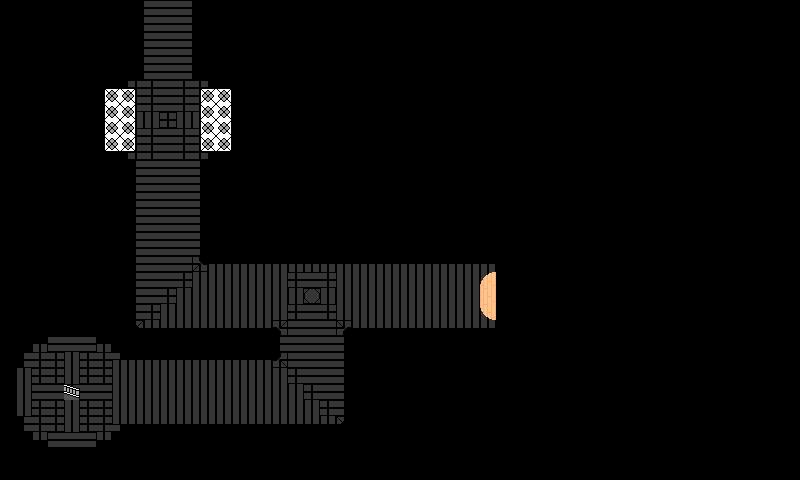

This is a level from a 2D game, rendered from its Tiled map with the project's own tilesets. A one-line summary and the complete map file follow:
An orthogonal 50x30 tile map with 16x16 px tiles, 2 tile layers (Tile Layer 1, Tile Layer 2), 3 tilesets.

<map version="1.10" tiledversion="1.10.1" orientation="orthogonal" renderorder="right-down" width="50" height="30" tilewidth="16" tileheight="16" infinite="0" nextlayerid="3" nextobjectid="1">
 <tileset firstgid="1" source="ground tlst6.tsx" />
 <tileset firstgid="55" source="building tileset1.tsx" />
 <tileset firstgid="143" source="ground tlst3.tsx" />
 <layer id="1" name="Tile Layer 1" width="50" height="30">
  <data encoding="csv">
0,0,0,0,0,0,0,0,0,21,21,21,0,0,0,0,0,0,0,0,0,0,0,0,0,0,0,0,0,0,0,0,0,0,0,0,0,0,0,0,0,0,0,0,0,0,0,0,0,0,
0,0,0,0,0,0,0,0,0,21,21,21,0,0,0,0,0,0,0,0,0,0,0,0,0,0,0,0,0,0,0,0,0,0,0,0,0,0,0,0,0,0,0,0,0,0,0,0,0,0,
0,0,0,0,0,0,0,0,0,21,21,21,0,0,0,0,0,0,0,0,0,0,0,0,0,0,0,0,0,0,0,0,0,0,0,0,0,0,0,0,0,0,0,0,0,0,0,0,0,0,
0,0,0,0,0,0,0,0,0,21,21,21,0,0,0,0,0,0,0,0,0,0,0,0,0,0,0,0,0,0,0,0,0,0,0,0,0,0,0,0,0,0,0,0,0,0,0,0,0,0,
0,0,0,0,0,0,0,0,0,0,0,0,0,0,0,0,0,0,0,0,0,0,0,0,0,0,0,0,0,0,0,0,0,0,0,0,0,0,0,0,0,0,0,0,0,0,0,0,0,0,
0,0,0,0,0,0,0,0,53,53,21,53,53,0,0,0,0,0,0,0,0,0,0,0,0,0,0,0,0,0,0,0,0,0,0,0,0,0,0,0,0,0,0,0,0,0,0,0,0,0,
0,0,0,0,0,0,0,0,53,53,21,53,53,0,0,0,0,0,0,0,0,0,0,0,0,0,0,0,0,0,0,0,0,0,0,0,0,0,0,0,0,0,0,0,0,0,0,0,0,0,
0,0,0,0,0,0,0,0,6,6,53,6,6,0,0,0,0,0,0,0,0,0,0,0,0,0,0,0,0,0,0,0,0,0,0,0,0,0,0,0,0,0,0,0,0,0,0,0,0,0,
0,0,0,0,0,0,0,0,53,53,21,53,53,0,0,0,0,0,0,0,0,0,0,0,0,0,0,0,0,0,0,0,0,0,0,0,0,0,0,0,0,0,0,0,0,0,0,0,0,0,
0,0,0,0,0,0,0,0,53,53,21,53,53,0,0,0,0,0,0,0,0,0,0,0,0,0,0,0,0,0,0,0,0,0,0,0,0,0,0,0,0,0,0,0,0,0,0,0,0,0,
0,0,0,0,0,0,0,0,29,21,21,21,28,0,0,0,0,0,0,0,0,0,0,0,0,0,0,0,0,0,0,0,0,0,0,0,0,0,0,0,0,0,0,0,0,0,0,0,0,0,
0,0,0,0,0,0,0,0,29,21,21,21,28,0,0,0,0,0,0,0,0,0,0,0,0,0,0,0,0,0,0,0,0,0,0,0,0,0,0,0,0,0,0,0,0,0,0,0,0,0,
0,0,0,0,0,0,0,0,29,21,21,21,28,0,0,0,0,0,0,0,0,0,0,0,0,0,0,0,0,0,0,0,0,0,0,0,0,0,0,0,0,0,0,0,0,0,0,0,0,0,
0,0,0,0,0,0,0,0,29,21,21,21,28,0,0,0,0,0,0,0,0,0,0,0,0,0,0,0,0,0,0,0,0,0,0,0,0,0,0,0,0,0,0,0,0,0,0,0,0,0,
0,0,0,0,0,0,0,0,29,21,21,21,28,0,0,0,0,0,0,0,0,0,0,0,0,0,0,0,0,0,0,0,0,0,0,0,0,0,0,0,0,0,0,0,0,0,0,0,0,0,
0,0,0,0,0,0,0,0,29,21,21,21,28,0,0,0,0,0,0,0,0,0,0,0,0,0,0,0,0,0,0,0,0,0,0,0,0,0,0,0,0,0,0,0,0,0,0,0,0,0,
0,0,0,0,0,0,0,0,0,0,0,0,0,0,0,0,0,30,30,30,30,30,30,30,30,30,30,30,30,30,30,0,0,0,0,0,0,0,0,0,0,0,0,0,0,0,0,0,0,0,
0,0,0,0,0,0,0,0,0,0,0,0,0,0,0,0,0,6,53,21,53,6,6,6,6,6,6,6,6,6,6,0,0,0,0,0,0,0,0,0,0,0,0,0,0,0,0,0,0,0,
0,0,0,0,0,0,0,0,0,0,0,0,0,0,0,0,0,6,6,53,6,6,6,6,6,6,6,6,6,6,6,0,0,0,0,0,0,0,0,0,0,0,0,0,0,0,0,0,0,0,
0,0,0,0,0,0,0,0,0,0,0,0,0,0,0,0,0,6,53,21,53,6,6,6,6,6,6,6,6,6,6,0,0,0,0,0,0,0,0,0,0,0,0,0,0,0,0,0,0,0,
0,0,0,0,0,0,0,0,0,0,0,0,0,0,0,0,0,14,21,21,21,13,31,31,31,31,31,31,31,31,31,0,0,0,0,0,0,0,0,0,0,0,0,0,0,0,0,0,0,0,
0,0,30,21,21,21,30,0,0,0,0,0,0,0,0,0,0,29,21,21,21,28,0,0,0,0,0,0,0,0,0,0,0,0,0,0,0,0,0,0,0,0,0,0,0,0,0,0,0,0,
0,29,53,53,6,53,53,28,30,30,30,30,30,30,30,30,30,23,21,21,21,28,0,0,0,0,0,0,0,0,0,0,0,0,0,0,0,0,0,0,0,0,0,0,0,0,0,0,0,0,
0,6,53,53,6,53,53,6,6,6,6,6,6,6,6,6,6,6,53,21,21,28,0,0,0,0,0,0,0,0,0,0,0,0,0,0,0,0,0,0,0,0,0,0,0,0,0,0,0,0,
0,6,21,21,53,21,21,6,6,6,6,6,6,6,6,6,6,6,6,53,21,28,0,0,0,0,0,0,0,0,0,0,0,0,0,0,0,0,0,0,0,0,0,0,0,0,0,0,0,0,
0,6,53,53,6,53,53,6,6,6,6,6,6,6,6,6,6,6,6,6,53,28,0,0,0,0,0,0,0,0,0,0,0,0,0,0,0,0,0,0,0,0,0,0,0,0,0,0,0,0,
0,29,53,53,6,53,53,28,31,31,31,31,31,31,31,31,31,31,31,31,31,47,0,0,0,0,0,0,0,0,0,0,0,0,0,0,0,0,0,0,0,0,0,0,0,0,0,0,0,0,
0,0,31,21,21,21,31,0,0,0,0,0,0,0,0,0,0,0,0,0,0,0,0,0,0,0,0,0,0,0,0,0,0,0,0,0,0,0,0,0,0,0,0,0,0,0,0,0,0,0,
0,0,0,0,0,0,0,0,0,0,0,0,0,0,0,0,0,0,0,0,0,0,0,0,0,0,0,0,0,0,0,0,0,0,0,0,0,0,0,0,0,0,0,0,0,0,0,0,0,0,
0,0,0,0,0,0,0,0,0,0,0,0,0,0,0,0,0,0,0,0,0,0,0,0,0,0,0,0,0,0,0,0,0,0,0,0,0,0,0,0,0,0,0,0,0,0,0,0,0,0
</data>
 </layer>
 <layer id="2" name="Tile Layer 2" width="50" height="30">
  <data encoding="csv">
0,0,0,0,0,0,0,0,0,0,0,0,0,0,0,0,0,0,0,0,0,0,0,0,0,0,0,0,0,0,0,0,0,0,0,0,0,0,0,0,0,0,0,0,0,0,0,0,0,0,
0,0,0,0,0,0,0,0,0,0,0,0,0,0,0,0,0,0,0,0,0,0,0,0,0,0,0,0,0,0,0,0,0,0,0,0,0,0,0,0,0,0,0,0,0,0,0,0,0,0,
0,0,0,0,0,0,0,0,0,0,0,0,0,0,0,0,0,0,0,0,0,0,0,0,0,0,0,0,0,0,0,0,0,0,0,0,0,0,0,0,0,0,0,0,0,0,0,0,0,0,
0,0,0,0,0,0,0,0,0,0,0,0,0,0,0,0,0,0,0,0,0,0,0,0,0,0,0,0,0,0,0,0,0,0,0,0,0,0,0,0,0,0,0,0,0,0,0,0,0,0,
0,0,0,0,0,0,0,0,0,21,21,21,0,0,0,0,0,0,0,0,0,0,0,0,0,0,0,0,0,0,0,0,0,0,0,0,0,0,0,0,0,0,0,0,0,0,0,0,0,0,
0,0,0,0,0,0,96,97,98,0,0,0,96,97,98,0,0,0,0,0,0,0,0,0,0,0,0,0,0,0,0,0,0,0,0,0,0,0,0,0,0,0,0,0,0,0,0,0,0,0,
0,0,0,0,0,0,107,108,109,0,0,0,107,108,109,0,0,0,0,0,0,0,0,0,0,0,0,0,0,0,0,0,0,0,0,0,0,0,0,0,0,0,0,0,0,0,0,0,0,0,
0,0,0,0,0,0,107,108,109,0,0,0,107,108,109,0,0,0,0,0,0,0,0,0,0,0,0,0,0,0,0,0,0,0,0,0,0,0,0,0,0,0,0,0,0,0,0,0,0,0,
0,0,0,0,0,0,107,108,109,0,0,0,107,108,109,0,0,0,0,0,0,0,0,0,0,0,0,0,0,0,0,0,0,0,0,0,0,0,0,0,0,0,0,0,0,0,0,0,0,0,
0,0,0,0,0,0,118,119,120,0,0,0,118,119,120,0,0,0,0,0,0,0,0,0,0,0,0,0,0,0,0,0,0,0,0,0,0,0,0,0,0,0,0,0,0,0,0,0,0,0,
0,0,0,0,0,0,0,0,0,0,0,0,0,0,0,0,0,0,0,0,0,0,0,0,0,0,0,0,0,0,0,0,0,0,0,0,0,0,0,0,0,0,0,0,0,0,0,0,0,0,
0,0,0,0,0,0,0,0,0,0,0,0,0,0,0,0,0,0,0,0,0,0,0,0,0,0,0,0,0,0,0,0,0,0,0,0,0,0,0,0,0,0,0,0,0,0,0,0,0,0,
0,0,0,0,0,0,0,0,0,0,0,0,0,0,0,0,0,0,0,0,0,0,0,0,0,0,0,0,0,0,0,0,0,0,0,0,0,0,0,0,0,0,0,0,0,0,0,0,0,0,
0,0,0,0,0,0,0,0,0,0,0,0,0,0,0,0,0,0,0,0,0,0,0,0,0,0,0,0,0,0,0,0,0,0,0,0,0,0,0,0,0,0,0,0,0,0,0,0,0,0,
0,0,0,0,0,0,0,0,0,0,0,0,0,0,0,0,0,0,0,0,0,0,0,0,0,0,0,0,0,0,0,0,0,0,0,0,0,0,0,0,0,0,0,0,0,0,0,0,0,0,
0,0,0,0,0,0,0,0,0,0,0,0,0,0,0,0,0,0,0,0,0,0,0,0,0,0,0,0,0,0,0,0,0,0,0,0,0,0,0,0,0,0,0,0,0,0,0,0,0,0,
0,0,0,0,0,0,0,0,29,21,21,21,22,30,30,30,30,0,0,0,0,0,0,0,0,0,0,0,0,0,0,0,0,0,0,0,0,0,0,0,0,0,0,0,0,0,0,0,0,0,
0,0,0,0,0,0,0,0,29,21,21,53,6,6,6,6,6,0,0,0,0,0,0,0,0,0,0,0,0,0,152,0,0,0,0,0,0,0,0,0,0,0,0,0,0,0,0,0,0,0,
0,0,0,0,0,0,0,0,29,21,53,6,6,6,6,6,6,0,0,12,0,0,0,0,0,0,0,0,0,0,163,0,0,0,0,0,0,0,0,0,0,0,0,0,0,0,0,0,0,0,
0,0,0,0,0,0,0,0,29,53,6,6,6,6,6,6,6,0,0,0,0,0,0,0,0,0,0,0,0,0,161,0,0,0,0,0,0,0,0,0,0,0,0,0,0,0,0,0,0,0,
0,0,0,0,0,0,0,0,46,31,31,31,31,31,31,31,31,0,0,0,0,0,0,0,0,0,0,0,0,0,0,0,0,0,0,0,0,0,0,0,0,0,0,0,0,0,0,0,0,0,
0,0,0,0,0,0,0,0,0,0,0,0,0,0,0,0,0,0,0,0,0,0,0,0,0,0,0,0,0,0,0,0,0,0,0,0,0,0,0,0,0,0,0,0,0,0,0,0,0,0,
0,0,0,0,0,0,0,30,0,0,0,0,0,0,0,0,0,0,0,0,0,0,0,0,0,0,0,0,0,0,0,0,0,0,0,0,0,0,0,0,0,0,0,0,0,0,0,0,0,0,
0,0,0,0,0,0,0,0,0,0,0,0,0,0,0,0,0,0,0,0,0,0,0,0,0,0,0,0,0,0,0,0,0,0,0,0,0,0,0,0,0,0,0,0,0,0,0,0,0,0,
0,0,0,0,133,0,0,0,0,0,0,0,0,0,0,0,0,0,0,0,0,0,0,0,0,0,0,0,0,0,0,0,0,0,0,0,0,0,0,0,0,0,0,0,0,0,0,0,0,0,
0,0,0,0,0,0,0,0,0,0,0,0,0,0,0,0,0,0,0,0,0,0,0,0,0,0,0,0,0,0,0,0,0,0,0,0,0,0,0,0,0,0,0,0,0,0,0,0,0,0,
0,0,0,0,0,0,0,31,0,0,0,0,0,0,0,0,0,0,0,0,0,0,0,0,0,0,0,0,0,0,0,0,0,0,0,0,0,0,0,0,0,0,0,0,0,0,0,0,0,0,
0,0,0,0,0,0,0,0,0,0,0,0,0,0,0,0,0,0,0,0,0,0,0,0,0,0,0,0,0,0,0,0,0,0,0,0,0,0,0,0,0,0,0,0,0,0,0,0,0,0,
0,0,0,0,0,0,0,0,0,0,0,0,0,0,0,0,0,0,0,0,0,0,0,0,0,0,0,0,0,0,0,0,0,0,0,0,0,0,0,0,0,0,0,0,0,0,0,0,0,0,
0,0,0,0,0,0,0,0,0,0,0,0,0,0,0,0,0,0,0,0,0,0,0,0,0,0,0,0,0,0,0,0,0,0,0,0,0,0,0,0,0,0,0,0,0,0,0,0,0,0
</data>
 </layer>
</map>
